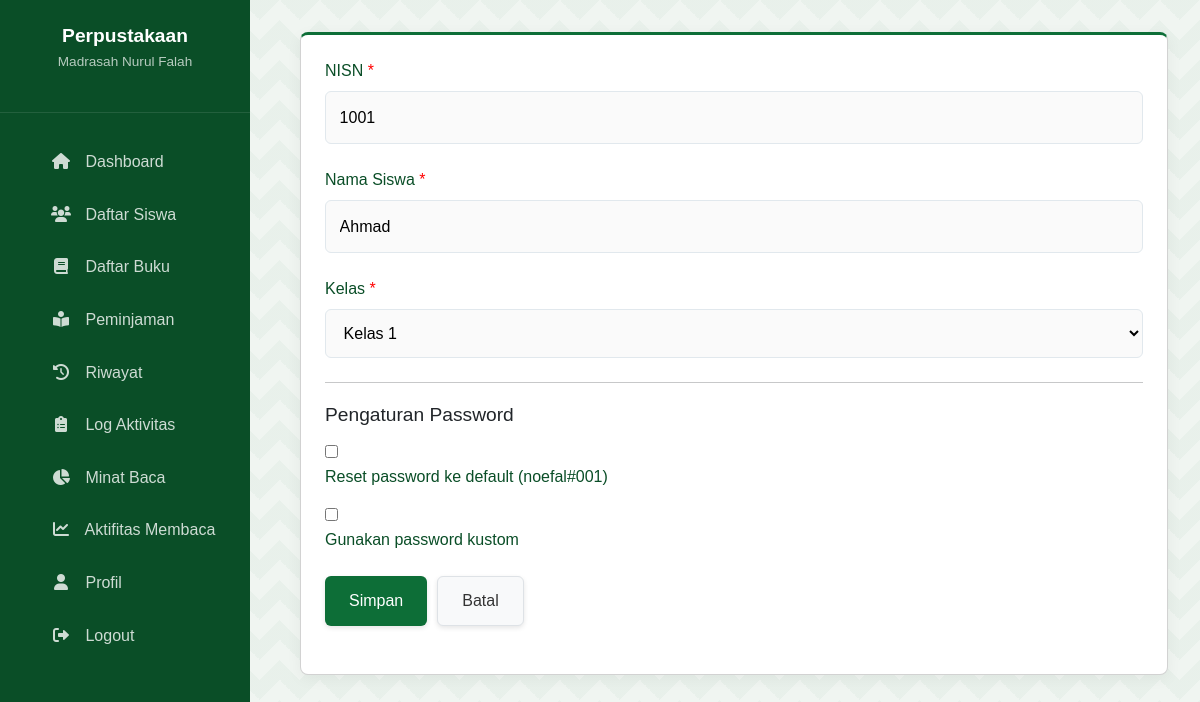
/admin/siswa_edit.php?id=1 (signed in), run on the app's committed database.
### tables this page shows
CREATE TABLE IF NOT EXISTS siswa (
    id INT AUTO_INCREMENT PRIMARY KEY,
    nisn VARCHAR(20) NOT NULL UNIQUE,
    password VARCHAR(255) NOT NULL,
    nama VARCHAR(100) NOT NULL,
    kelas VARCHAR(10) NOT NULL,
    created_at TIMESTAMP DEFAULT CURRENT_TIMESTAMP
);

### admin/siswa_edit.php (the view, shortened to what this page needs)
<?php
require_once 'includes/header.php';
$id = (int)$_GET['id'];
$query = "SELECT * FROM siswa WHERE id = $id";
$result = mysqli_query($conn, $query);
$student = mysqli_fetch_assoc($result);
?>
<div class="card">
    <form action="" method="post">
        <div class="form-group">
            <label for="nisn">NISN <span style="color: red;">*</span></label>
            <input type="text" id="nisn" name="nisn" required value="<?php echo htmlspecialchars($student['nisn']); ?>">
        </div>
        <div class="form-group">
            <label for="nama">Nama Siswa <span style="color: red;">*</span></label>
            <input type="text" id="nama" name="nama" required value="<?php echo htmlspecialchars($student['nama']); ?>">
        </div>
        <div class="form-group">
            <label for="kelas">Kelas <span style="color: red;">*</span></label>
            <select id="kelas" name="kelas" required>
                <?php for ($i = 1; $i <= 6; $i++) : ?>
                    <option value="<?php echo $i; ?>" <?php echo $student['kelas'] == $i ? 'selected' : ''; ?>>
                        Kelas <?php echo $i; ?>
                    </option>
                <?php endfor; ?>
            </select>
        </div>
        <hr style="margin: 20px 0;">
        <h3 style="font-size: 1.2rem; margin-bottom: 15px;">Pengaturan Password</h3>
        <div class="form-group">
            <div style="margin-bottom: 15px;">
                <input type="checkbox" id="reset_password" name="reset_password" onchange="togglePasswordFields()">
                <label for="reset_password">Reset password ke default (noefal#<?php echo substr($student['nisn'], -3); ?>)</label>
            </div>
            <div style="margin-bottom: 15px;">
                <input type="checkbox" id="custom_password" name="custom_password" onchange="togglePasswordFields()">
                <label for="custom_password">Gunakan password kustom</label>
            </div>
        </div>
        <div class="form-group" style="display: flex; gap: 10px;">
            <button type="submit" class="btn">Simpan</button>
            <a href="siswa.php" class="btn btn-secondary">Batal</a>
        </div>
    </form>
</div>
<?php
require_once 'includes/footer.php';
?>

### assets/css/style.css (style rules this page uses)
* { margin: 0; padding: 0; box-sizing: border-box; font-family: 'Poppins', sans-serif; }
:root { --primary-color: #0D6E37; --primary-light: #1A8C4C; --primary-dark: #0A4E27; --accent-color: #D4AF37; --text-light: #FFFFFF; --text-dark: #333333; --bg-light: #F8F9FA; --bg-dark: #0A4E27; --card-bg: #FFFFFF; --border-color: #E1E8ED; --success-color: #28A745; --danger-color: #DC3545; }
body { background-color: #F0F5F1; color: var(--text-dark); line-height: 1.6; background-image: linear-gradient(135deg, rgba(13, 110, 55, 0.03) 25%, transparent 25%), linear-gradient(225deg, rgba(13, 110, 55, 0.03) 25%, transparent 25%), linear-gradient(45deg, rgba(13, 110, 55, 0.03) 25%, transparent 25%), linear-gradient(315deg, rgba(13, 110, 55, 0.03) 25%, #F0F5F1 25%); background-position: 20px 0, 20px 0, 0 0, 0 0; background-size: 40px 40px; background-repeat: repeat; }
.card { background-color: var(--card-bg); border-radius: 8px; box-shadow: 0 4px 15px rgba(0, 0, 0, 0.05); padding: 0.5rem; margin-bottom: 0.5rem; border-top: 3px solid var(--primary-color); transition: transform 0.3s, box-shadow 0.3s; }
.form-group { margin-bottom: 0.5rem; }
label { display: block; margin-bottom: 0.25rem; font-weight: 500; color: var(--primary-dark); }
input[type="text"], input[type="password"], input[type="number"], input[type="date"], select, textarea { width: 100%; padding: 0.5rem; border: 1px solid var(--border-color); border-radius: 6px; font-size: 1rem; }
.btn { display: inline-flex; align-items: center; justify-content: center; gap: 8px; padding: 0.75rem 1.5rem; background-color: var(--primary-color); color: var(--text-light); border: none; border-radius: 6px; cursor: pointer; font-size: 1rem; font-weight: 500; transition: all 0.3s; text-decoration: none; box-shadow: 0 2px 5px rgba(0, 0, 0, 0.1); position: relative; overflow: hidden; min-height: 38px; }
.btn-secondary { background-color: #f8f9fa; color: var(--text-dark); border: 1px solid #dee2e6; }
#admin-body { background-color: #F0F5F1; display: flex; flex-direction: row; min-height: 100vh; overflow-x: hidden; }
.admin-content .card { background-color: white; border-radius: 8px; box-shadow: 0 4px 15px rgba(0, 0, 0, 0.05); padding: 1.5rem; margin-bottom: 1.5rem; border-top: 3px solid var(--primary-color); }
.admin-content .btn { display: inline-flex !important; align-items: center !important; justify-content: center !important; gap: 8px !important; padding: 0.75rem 1.5rem !important; color: var(--text-light) !important; border: none !important; border-radius: 6px !important; cursor: pointer !important; font-size: 1rem !important; font-weight: 500 !important; transition: all 0.3s !important; text-decoration: none !important; box-shadow: 0 2px 5px rgba(0, 0, 0, 0.1) !important; position: relative !important; overflow: hidden !important; min-height: 38px !important; background-color: var(--primary-color) !important; }
.admin-content .btn-secondary { background-color: #f8f9fa !important; color: var(--text-dark) !important; border: 1px solid #dee2e6 !important; }
.admin-content .form-group { margin-bottom: 1.5rem; }
.admin-content label { display: block; margin-bottom: 0.5rem; font-weight: 500; color: var(--primary-dark); }
.admin-content input[type="text"], .admin-content input[type="password"], .admin-content input[type="number"], .admin-content input[type="date"], .admin-content select, .admin-content textarea { width: 100%; padding: 0.85rem; border: 1px solid var(--border-color); border-radius: 6px; font-size: 1rem; transition: all 0.3s; background-color: #FAFAFA; }

### data on the page
siswa: nisn "1001", nama "Ahmad", kelas "Kelas 1", nisn "001"
